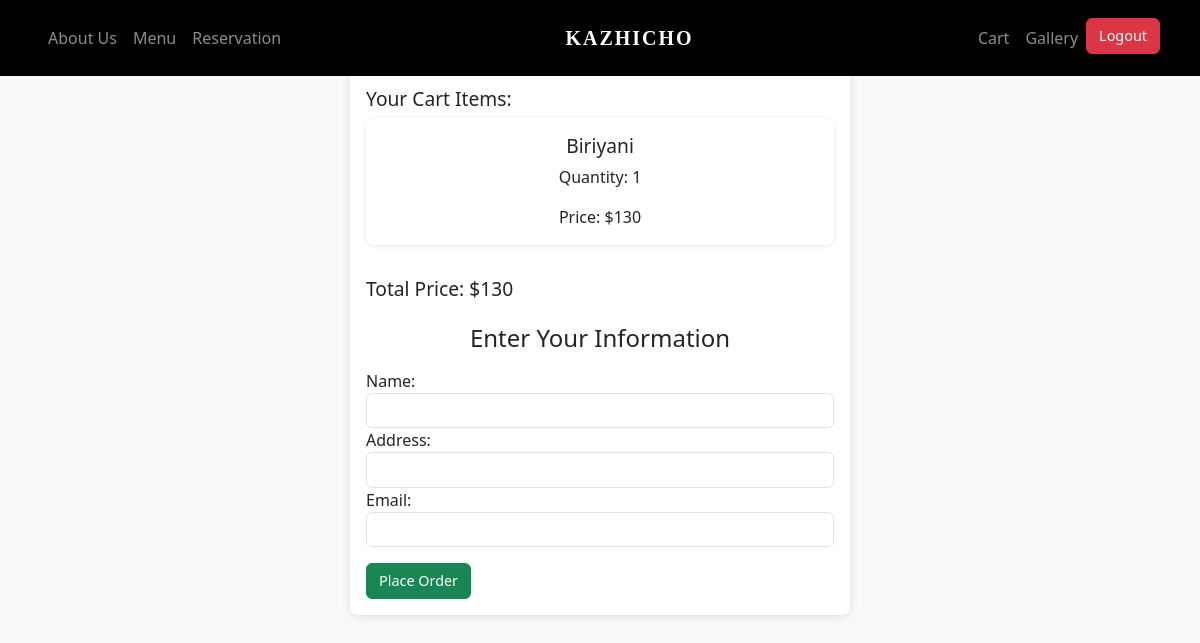
The app's page /checkout/ (signed in) with its own data.
### restapp/models.py (models this page shows, shortened)
class CartItem(models.Model):
    user = models.ForeignKey(User, on_delete=models.CASCADE,null=True, blank=True)
    product = models.ForeignKey(Menu, on_delete=models.CASCADE)
    quantity = models.PositiveIntegerField(default=1)

class Menu(models.Model):
    id = models.AutoField(primary_key=True)
    name = models.CharField(max_length=100)
    price = models.IntegerField()
    image = models.ImageField(upload_to='images')
    desc = models.CharField(max_length=200)

### restapp/views.py (the view, shortened to what this page needs)
# urls.py: path('checkout/',checkout, name='checkout'),
def checkout(request):
    cart_items = CartItem.objects.filter(user=request.user)
    total_price = sum(item.product.price * item.quantity for item in cart_items)
    return render(request, 'checkout.html', {
        'cart_items': cart_items,
        'total_price': total_price,
    })

### templates/checkout.html (shortened to what this page needs)
{% extends 'base.html' %}
{% load static %}
{% block content %}
<div class="container mt-3">
    <div class="card">
        <div class="card-body">
            <h2 class="text-center mb-3">Checkout</h2>
            <div class="g-4 row">
                <div class="col-12">
                    <h5>Your Cart Items:</h5>
                    {% for item in cart_items %}
                    <div class="card-product card mb-2">
                        <div class="card-body text-center">
                            <h5 class="card-title">{{ item.product.name }}</h5>
                            <p class="card-text">Quantity: {{ item.quantity }}</p>
                            <div class="price-container">
                                <span class="text-dark">Price: ${{ item.product.price }}</span>
                            </div>
                        </div>
                    </div>
                    {% empty %}
                    <div class="alert alert-warning text-center" role="alert">
                        Your cart is empty!
                    </div>
                    {% endfor %}
                </div>
                <div class="col-12">
                    <h5>Total Price: ${{ total_price }}</h5>
                </div>
            </div>
            <h4 class="text-center mt-3">Enter Your Information</h4>
            <form method="POST" class="mt-3">
                <div class="form-group">
                    <label for="name">Name:</label>
                    <input type="text" class="form-control" id="name" name="name" required>
                </div>
                <div class="form-group">
                    <label for="address">Address:</label>
                    <input type="text" class="form-control" id="address" name="address" required>
                </div>
                <div class="form-group">
                    <label for="email">Email:</label>
                    <input type="email" class="form-control" id="email" name="email" required>
                </div>
                <button type="submit" class="btn btn-success mt-3">Place Order</button>
 </form>
        </div>
    </div>
</div>
{% endblock %}

### templates/checkout.html (style rules this page uses)
body { background-color: #f8f9fa; color: #343a40; }
.container { padding: 10px; }
.text-center { text-align: center; }
.price-container { text-align: center; margin-top: 5px; }
.card { border: none; border-radius: 8px; box-shadow: 0 2px 10px rgba(0, 0, 0, 0.1); background-color: #ffffff; max-width: 500px; margin: auto; }
.card-product { border: none; border-radius: 8px; box-shadow: 0 1px 5px rgba(0, 0, 0, 0.1); margin-bottom: 10px; }
h2, h4 { font-size: 1.5rem; }
h5 { font-size: 1.2rem; }
.form-control { font-size: 0.9rem; }
.btn { font-size: 0.9rem; }

### records on screen
CartItem: product.name "Biriyani", quantity "1", product.price "130"

### other values on screen
{{ total_price }} "130"
